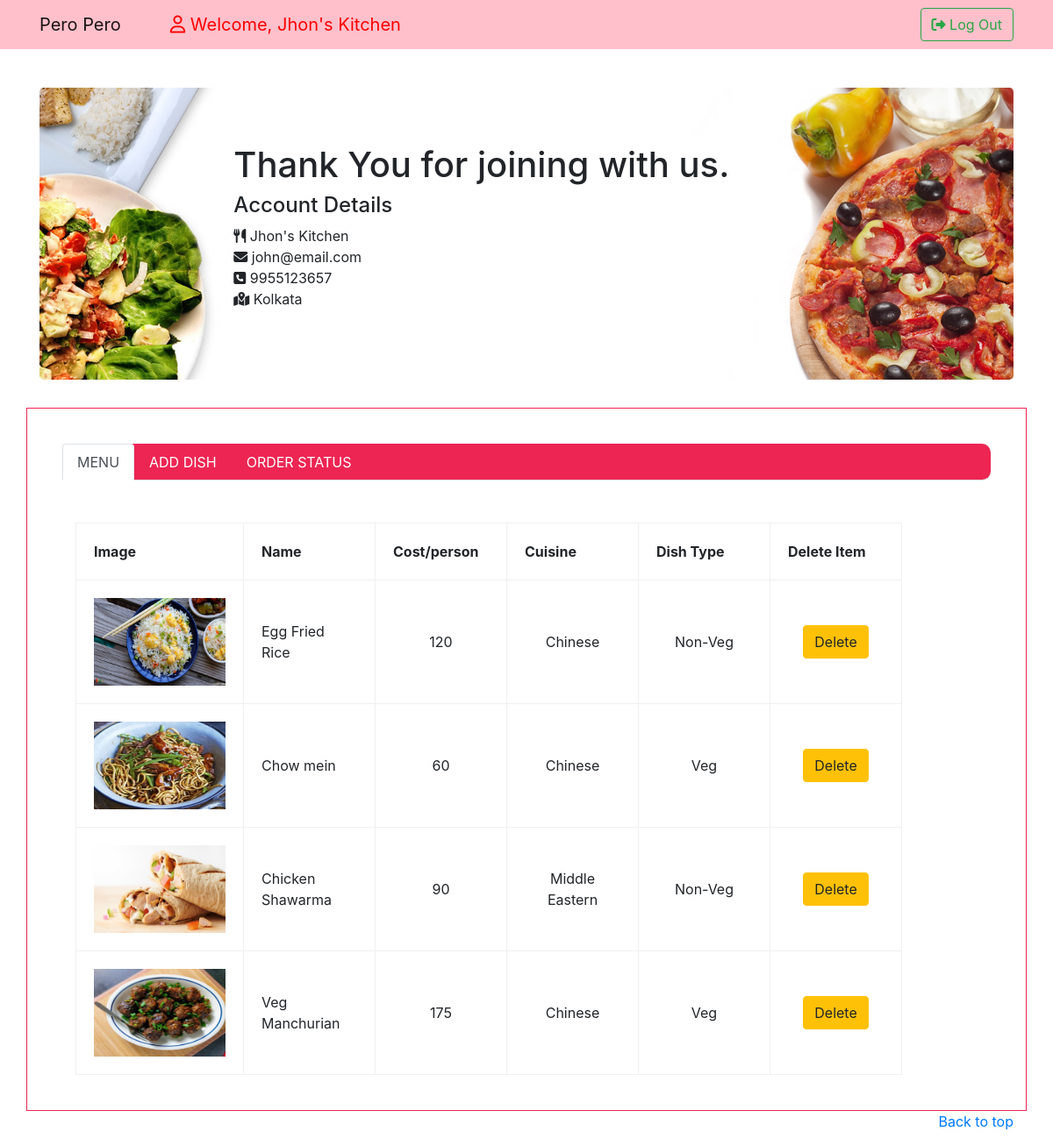
/dashboard.php (signed in), run on an earlier commit of the app's database.
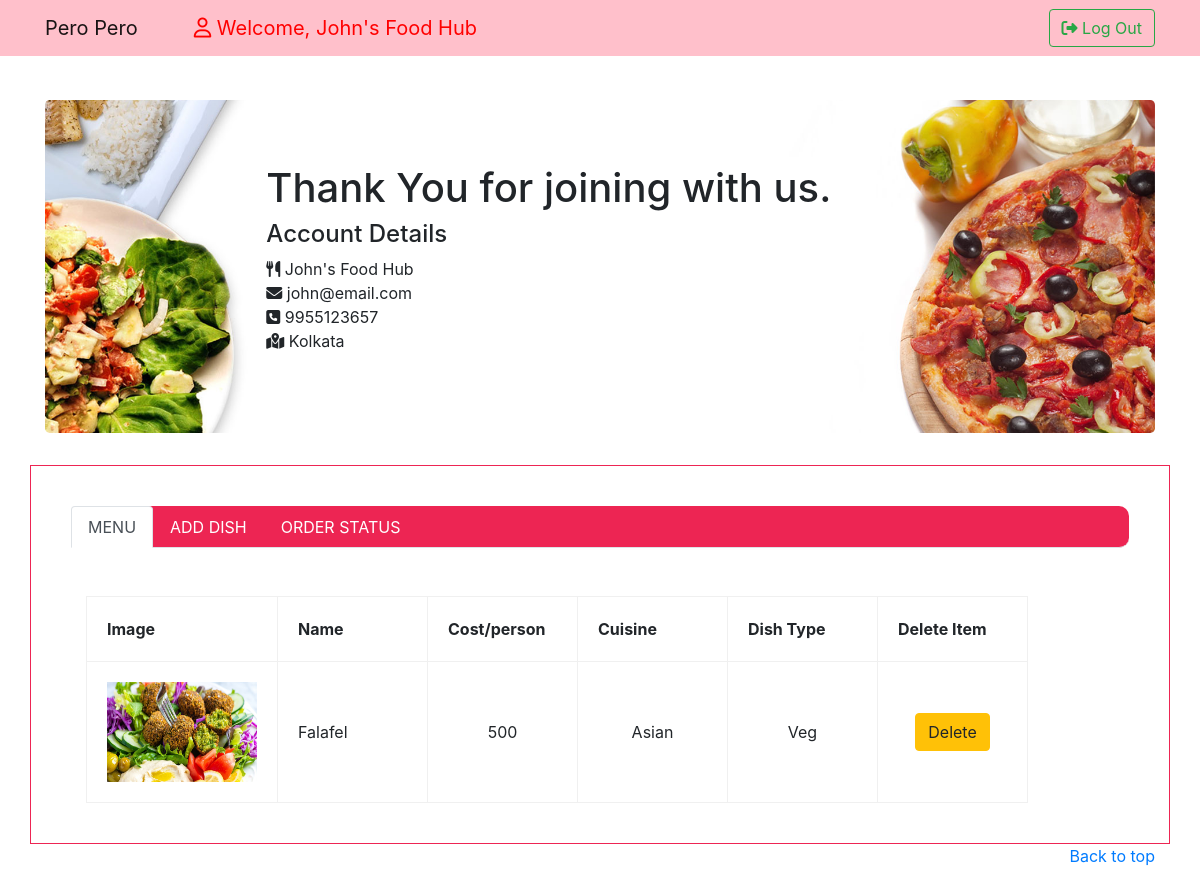
And on a later commit of the database.
### tables this page shows
CREATE TABLE `tblvendor` (
  `fldvendor_id` int(10) NOT NULL,
  `fld_name` varchar(30) NOT NULL,
  `fld_email` varchar(50) NOT NULL,
  `fld_password` varchar(50) NOT NULL,
  `fld_mob` bigint(10) NOT NULL,
  `fld_address` varchar(50) NOT NULL,
  `fld_logo` varchar(250) NOT NULL
);

CREATE TABLE `tbfood` (
  `food_id` int(11) NOT NULL,
  `fldvendor_id` int(11) NOT NULL,
  `foodname` varchar(100) NOT NULL,
  `cost` bigint(15) NOT NULL,
  `cuisines` varchar(50) NOT NULL,
  `paymentmode` varchar(50) NOT NULL,
  `fldimage` varchar(1000) NOT NULL
);

### dashboard.php (the view, shortened to what the changed rows need)
<?php
include("connection.php");
extract($_REQUEST);
if(isset($_SESSION['id']))
{
 $id=$_SESSION['id'];
 $vq=mysqli_query($con,"select * from tblvendor where fld_email='$id'");
 $vr=mysqli_fetch_array($vq);
}
if(!isset($_SESSION['id']))
{
	header("location:sellerSignIn.php?msg=Please Login To continue");
}
else
{
$query=mysqli_query($con,"select * from tblvendor   where fld_email='$id'");
}
?>
<!doctype html>
<html lang="en">
<head>
    <link href="assets/css/bootstrap.min.css" rel="stylesheet">
    <link href="assets/css/style.css" rel="stylesheet">
</head>
<body>
<nav class="navbar navbar-expand-lg navbar-light" style="background-color: #FFC0CB;">
	<div class="container">
        	<div class="collapse navbar-collapse" id="navbarsExample07">
         		<ul class="navbar-nav mr-auto">
          			<li class="nav-item">
          				<?php
							if(!empty($id))
								{
						?>
						<a class="navbar-brand" style="color:red; text-decoration:none;"><i class="far fa-user"></i> Welcome, <?php if(isset($id)) { echo $vr['fld_name']; }?></a>
						<?php
								}
						?>
                    </li>
		  	    </ul>
        	</div>
    </div>
</nav>
<br>
<div class="container">
    <main role="main">
        <div class="jumbotron" style="background: url(assets/images/bg-image1.jpg) no-repeat center / cover;">
          <div class="col-sm-8 mx-auto">
            <h1>Thank You for joining with us.</h1>
            <h4>Account Details</h4>
			<?php
				$vendor = "SELECT * FROM tblvendor where fld_email='$id'";
        		$res_data = mysqli_query($con,$vendor);
				while($row = mysqli_fetch_array($res_data))
					{
			?>
            <p><i class="fas fa-utensils"></i> <?php echo $row['fld_name']; ?><br>
			<i class="fas fa-envelope"></i> <?php echo $row['fld_email']; ?><br>
			<i class="fas fa-phone-square"></i> <?php echo $row['fld_mob']; ?><br>
			<i class="fas fa-map-marked-alt"></i> <?php echo $row['fld_address']; ?>
			</p>
			<?php
					}
			?>
          </div>
        </div>
    </main>
</div>
<div class="container" style=" padding:40px; border:1px solid #ED2553;  width:100%;">
	   <br><br>
	   <div class="tab-content" id="myTabContent">
            <div class="tab-pane fade show active" id="viewitem" role="tabpanel" aria-labelledby="home-tab">
            <div class="container table-responsive">
			 <table border="1" bordercolor="#F0F0F0" cellpadding="20px">
			 <th>Image</th>
			 <th>Name</th>
			 <th>Cost/person</th>
			 <th>Cuisine</th>
			 <th>Dish Type</th>
			 <th>Delete Item</th>
			   <?php
					  if($query=mysqli_query($con,"select tblvendor.fldvendor_id,tblvendor.fld_email,tbfood.food_id,tbfood.foodname,tbfood.cost,tbfood.paymentmode,tbfood.cuisines,tbfood.fldimage,tblvendor.fld_name from tblvendor inner join tbfood on tblvendor.fldvendor_id=tbfood.fldvendor_id where tblvendor.fld_email='$id'"))
					  {
						  if(mysqli_num_rows($query))
						  {
						 while($row=mysqli_fetch_array($query))
						 {
			    ?>
			     <tr>
				<td><img src="<?php echo 'image/restaurant/'.$id.'/foodimages/'.$row['fldimage'];?>" height="100px" width="150px"></td>
				<td style="width:150px;"><?php  echo $row['foodname']."<br>";?></td>
				<td align="center" style="width:150px;"><?php  echo $row['cost']."<br>";?></td>
				<td  align="center" style="width:150px;"><?php  echo $row['cuisines']."<br>";?></td>
				<td align="center" style="width:150px;"><?php  echo $row['paymentmode']."<br>";?></td>
				<td align="center" style="width:150px;">
				<a href="vendor_delete_food.php?food_id=<?php echo $row['food_id'];?>"><button type="button" class="btn btn-warning">Delete </button></a>
				</td>
				</tr>
				<?php
						 }
					  }
					  else
						  {
							   $msg="please add some Items";
						  }
					  }
					  else
					  {
						  echo "failed";
					  }
					  ?>
			 </table>
			 </div>
	        </div>
	  	</div>
	</div>
</body>
</html>

What changed in the data, as far as the page shows it:
removed tbfood: fldimage (picture), foodname "Egg Fried Rice", cost "120", cuisines "Chinese", paymentmode "Non-Veg"
removed tbfood: fldimage (picture), foodname "Chow mein", cost "60", cuisines "Chinese", paymentmode "Veg"
removed tbfood: fldimage (picture), foodname "Chicken Shawarma", cost "90", cuisines "Middle Eastern", paymentmode "Non-Veg"
removed tbfood: fldimage (picture), foodname "Veg Manchurian", cost "175", cuisines "Chinese", paymentmode "Veg"
changed tblvendor "john@email.com": fld_name "Jhon's Kitchen" → "John's Food Hub"
added tbfood: fldimage (placeholder picture), foodname "Falafel", cost "500", cuisines "Asian", paymentmode "Veg"
